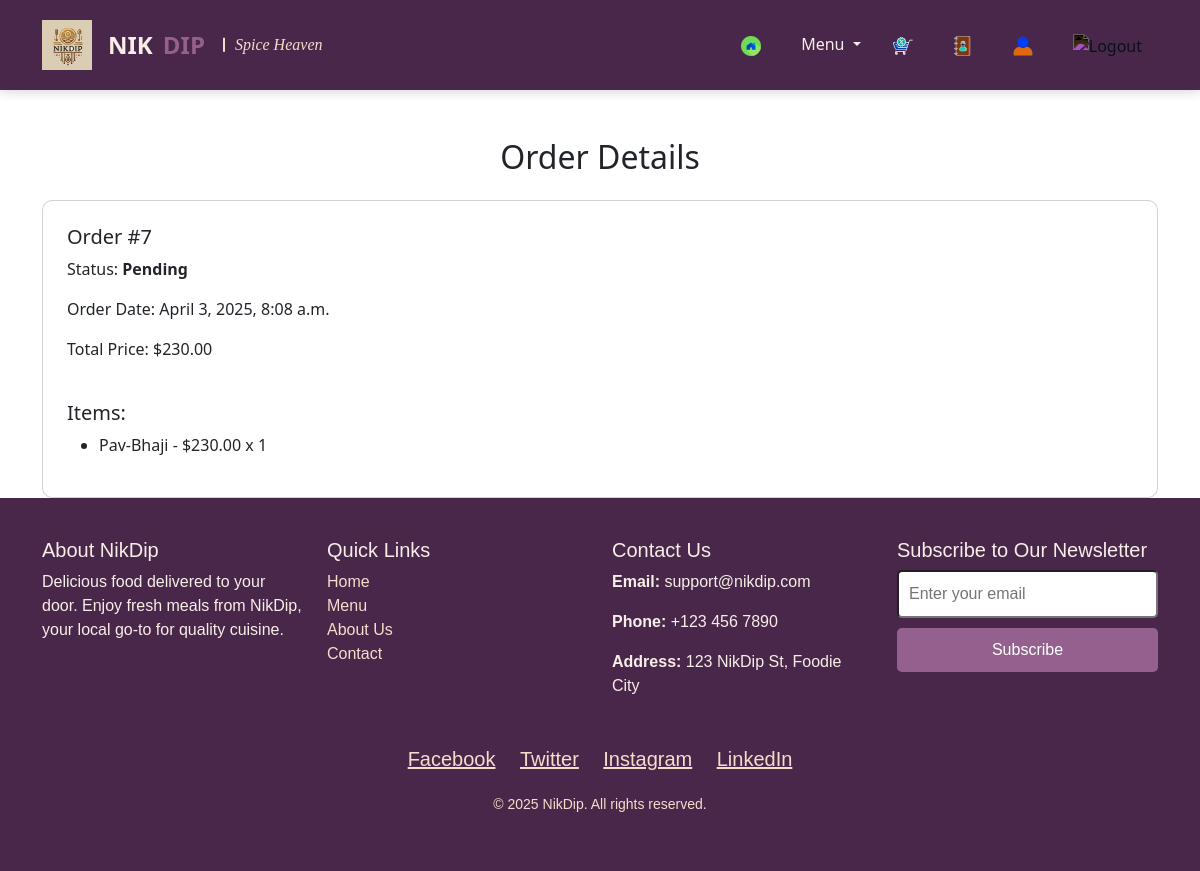
The app's page /profile/order-details/7/ (signed in) with its own data.
### nikdip/models.py (models this page shows, shortened)
class Order(models.Model):
    user = models.ForeignKey(User, on_delete=models.CASCADE)
    order_date = models.DateTimeField(auto_now_add=True)
    status = models.CharField(
        max_length=20,
        choices=[
            ('processing', 'Processing'),
            ('shipped', 'Shipped'),
            ('delivered', 'Delivered'),
            ('canceled', 'Canceled'),
        ],
        default='processing'
    )
    total_price = models.DecimalField(max_digits=10, decimal_places=2)

class OrderItem(models.Model):
    order = models.ForeignKey(Order, related_name='items', on_delete=models.CASCADE)
    name = models.CharField(max_length=255)
    price = models.DecimalField(max_digits=10, decimal_places=2)
    quantity = models.PositiveIntegerField()

### nikdip/views.py (the view)
# urls.py: path('profile/order-details/<int:order_id>/', views.order_details, name='order_details'),
@login_required
def order_details(request, order_id):
    order = get_object_or_404(Order, id=order_id, user=request.user)
    return render(request, 'nikdip/order_details.html', {'order': order})

### nikdip/templates/nikdip/order_details.html
{% extends 'nikdip/base.html' %}
{% block content %}
<div class="container mt-5">
    <h2 class="text-center mb-4">Order Details</h2>
    <div class="card p-4">
        <h5>Order #{{ order.id }}</h5>
        <p>Status: <strong>{{ order.get_status_display }}</strong></p>
        <p>Order Date: {{ order.order_date }}</p>
        <p>Total Price: ${{ order.total_price }}</p>
        <h5 class="mt-4">Items:</h5>
        <ul>
            {% for item in order.items.all %}
                <li>{{ item.name }} - ${{ item.price }} x {{ item.quantity }}</li>
            {% endfor %}
        </ul>
    </div>
</div>
{% endblock %}

### nikdip/static/nikdip/css/main.css (style rules this page uses)
.card { transition: transform 0.3s ease-in-out, box-shadow 0.3s ease-in-out; border-radius: 10px; }

### records on screen
Order: id "7", status "Pending", order_date "April 3, 2025, 8:08 a.m.", total_price "230.00"
OrderItem: name "Pav-Bhaji", price "230.00", quantity "1"
